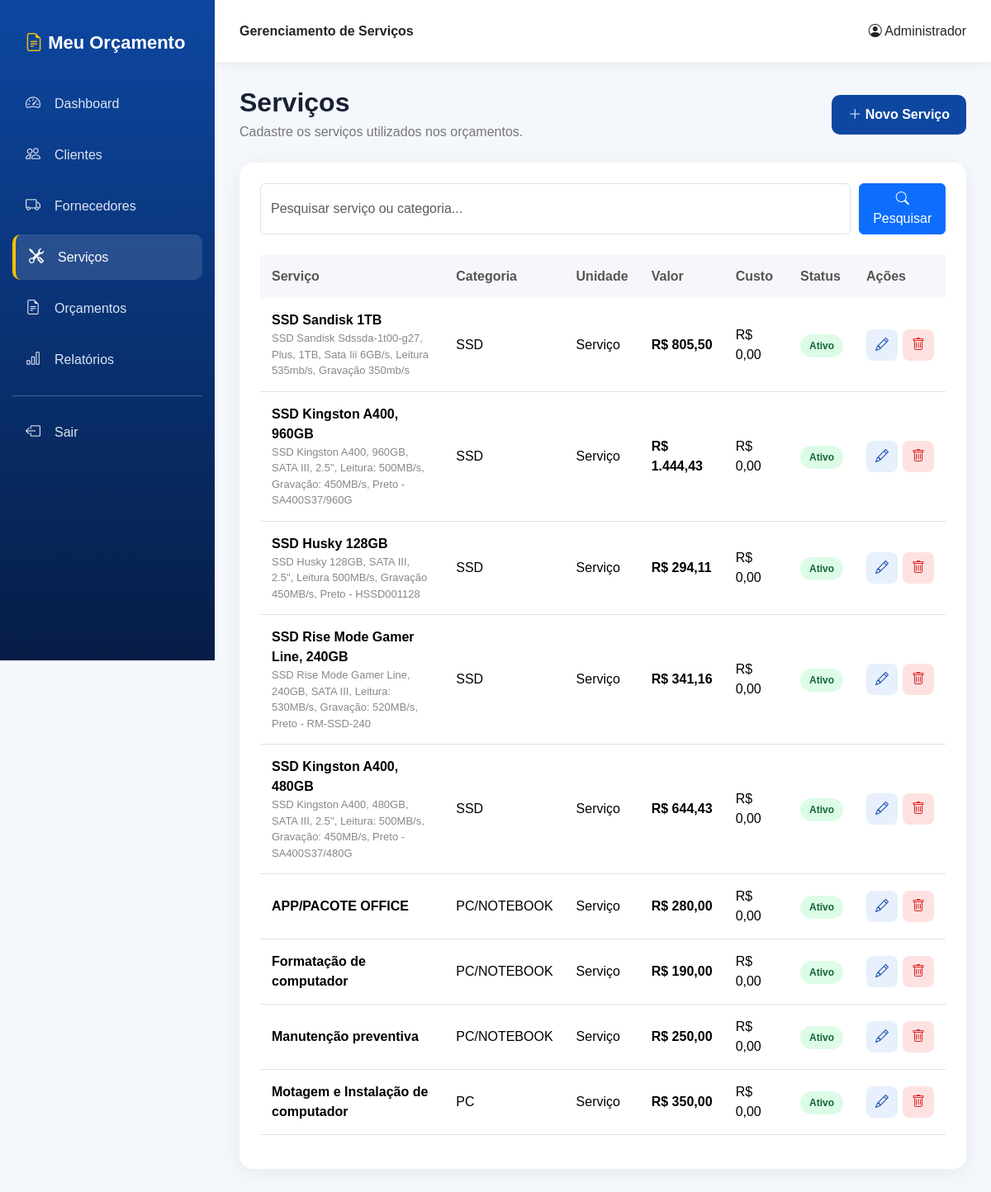
Page /servicos/index.php (signed in) on the committed database.
### tables this page shows
CREATE TABLE `servicos` (
  `id` int(11) NOT NULL,
  `nome` varchar(150) NOT NULL,
  `descricao` text DEFAULT NULL,
  `categoria` varchar(100) DEFAULT NULL,
  `unidade` varchar(50) DEFAULT 'Serviço',
  `valor` decimal(10,2) NOT NULL DEFAULT 0.00,
  `custo` decimal(10,2) NOT NULL DEFAULT 0.00,
  `status` enum('ativo','inativo') DEFAULT 'ativo',
  `criado_em` timestamp NOT NULL DEFAULT current_timestamp(),
  `atualizado_em` timestamp NOT NULL DEFAULT current_timestamp() ON UPDATE current_timestamp()
);

### servicos/index.php (the view, shortened to what this page needs)
<?php
require_once "../config/database.php";
$pesquisa = trim($_GET["pesquisa"] ?? "");
if ($pesquisa !== "") {
    $sql = "
        SELECT *
        FROM servicos
        WHERE
            nome LIKE :pesquisa
            OR categoria LIKE :pesquisa
            OR descricao LIKE :pesquisa
        ORDER BY id DESC
    ";
    $stmt = $pdo->prepare($sql);
    $stmt->execute([
        ":pesquisa" => "%{$pesquisa}%"
    ]);
} else {
    $stmt = $pdo->query("
        SELECT *
        FROM servicos
        ORDER BY id DESC
    ");
}
$servicos = $stmt->fetchAll();
?>
<!DOCTYPE html>
<html lang="pt-BR">
<head>
    <link
        href="https://cdn.jsdelivr.net/npm/bootstrap@5.3.3/dist/css/bootstrap.min.css"
        rel="stylesheet"
    >
    <link
        rel="stylesheet"
        href="https://cdn.jsdelivr.net/npm/bootstrap-icons@1.11.3/font/bootstrap-icons.min.css"
    >
</head>
<body>
<div class="sidebar">
    <div class="logo">
        <i class="bi bi-file-earmark-text"></i>
        Meu Orçamento
    </div>
    <a href="../dashboard/">
        <i class="bi bi-speedometer2"></i>
        Dashboard
    </a>
    <a href="../clientes/">
        <i class="bi bi-people"></i>
        Clientes
    </a>
    <a href="../fornecedores/">
        <i class="bi bi-truck"></i>
        Fornecedores
    </a>
    <a href="index.php" class="active">
        <i class="bi bi-tools"></i>
        Serviços
    </a>
    <a href="../orcamentos/">
        <i class="bi bi-file-earmark-text"></i>
        Orçamentos
    </a>
    <a href="../relatorios/">
        <i class="bi bi-bar-chart"></i>
        Relatórios
    </a>
    <hr>
    <a href="../logout.php">
        <i class="bi bi-box-arrow-left"></i>
        Sair
    </a>
</div>
<div class="main">
    <div class="topbar">
        <strong>
            Gerenciamento de Serviços
        </strong>
        <div>
            <i class="bi bi-person-circle"></i>
            <?= htmlspecialchars(
                $_SESSION["usuario_nome"] ?? "Usuário"
            ) ?>
        </div>
    </div>
    <div class="content">
        <div class="page-header">
            <div>
                <h2>Serviços</h2>
                <p>
                    Cadastre os serviços utilizados nos orçamentos.
                </p>
            </div>
            <a href="cadastrar.php" class="btn-novo">
                <i class="bi bi-plus-lg"></i>
                Novo Serviço
            </a>
        </div>
        <div class="box">
            <form method="GET" class="search-box">
                <input
                    type="text"
                    name="pesquisa"
                    class="form-control"
                    placeholder="Pesquisar serviço ou categoria..."
                    value="<?= htmlspecialchars($pesquisa) ?>"
                >
                <button
                    type="submit"
                    class="btn btn-primary"
                >
                    <i class="bi bi-search"></i>
                    Pesquisar
                </button>
            </form>
            <?php if (count($servicos) > 0): ?>
                <div class="table-responsive">
                    <table class="table">
                        <thead>
                        <tr>
                            <th>Serviço</th>
                            <th>Categoria</th>
                            <th>Unidade</th>
                            <th>Valor</th>
                            <th>Custo</th>
                            <th>Status</th>
                            <th>Ações</th>
                        </tr>
                        </thead>
                        <tbody>
                        <?php foreach ($servicos as $servico): ?>
                            <tr>
                                <td>
                                    <strong>
                                        <?= htmlspecialchars($servico["nome"]) ?>
                                    </strong>
                                    <?php if (!empty($servico["descricao"])): ?>
                                        <div
                                            style="
                                                max-width:300px;
                                                font-size:13px;
                                                color:#888;
                                            "
                                        >
                                            <?= htmlspecialchars($servico["descricao"]) ?>
                                        </div>
                                    <?php endif; ?>
                                </td>
                                <td>
                                    <?= htmlspecialchars(
                                        $servico["categoria"] ?: "-"
                                    ) ?>
                                </td>
                                <td>
                                    <?= htmlspecialchars(
                                        $servico["unidade"] ?: "Serviço"
                                    ) ?>
                                </td>
                                <td class="valor">
                                    R$
                                    <?= number_format(
                                        $servico["valor"],
                                        2,
                                        ",",
                                        "."
                                    ) ?>
                                </td>
                                <td>
                                    R$
                                    <?= number_format(
                                        $servico["custo"],
                                        2,
                                        ",",
                                        "."
                                    ) ?>
                                </td>
                                <td>
                                    <?php if ($servico["status"] === "ativo"): ?>
                                        <span class="badge-ativo">
                                            Ativo
                                        </span>
                                    <?php else: ?>
                                        <span class="badge-inativo">
                                            Inativo
                                        </span>
                                    <?php endif; ?>
                                </td>
                                <td>
                                    <div class="acoes">
                                        <a
                                            href="editar.php?id=<?= $servico["id"] ?>"
                                            class="btn-editar"
                                            title="Editar"
                                        >
                                            <i class="bi bi-pencil"></i>
                                        </a>
                                        <a
                                            href="excluir.php?id=<?= $servico["id"] ?>"
                                            class="btn-excluir"
                                            title="Excluir"
                                            onclick="return confirm('Deseja realmente excluir este serviço?');"
                                        >
                                            <i class="bi bi-trash"></i>
                                        </a>
                                    </div>
                                </td>
                            </tr>
                        <?php endforeach; ?>
                        </tbody>
                    </table>
                </div>
            <?php endif; ?>
        </div>
    </div>
</div>
</body>
</html>

### servicos/index.php (style rules this page uses)
body { margin: 0; background: #f4f7fb; font-family: Arial, Helvetica, sans-serif; }
.sidebar { position: fixed; width: 260px; height: 100vh; background: linear-gradient( 180deg, #0d47a1, #061d46 ); color: white; padding: 25px 15px; }
.logo { font-size: 22px; font-weight: bold; padding: 10px 15px 30px; }
.logo i { color: #ffc107; }
.sidebar a { display: flex; align-items: center; color: #dce5f2; text-decoration: none; padding: 14px 16px; margin-bottom: 7px; border-radius: 10px; transition: 0.3s; }
.sidebar a i { width: 27px; margin-right: 8px; font-size: 18px; }
.sidebar a:hover, .sidebar a.active { background: rgba(255,255,255,0.12); color: white; }
.sidebar a.active { border-left: 4px solid #ffc107; }
.main { margin-left: 260px; min-height: 100vh; }
.topbar { background: white; height: 75px; display: flex; align-items: center; justify-content: space-between; padding: 0 30px; box-shadow: 0 2px 15px rgba(0,0,0,0.06); }
.content { padding: 30px; }
.page-header { display: flex; justify-content: space-between; align-items: center; margin-bottom: 25px; }
.page-header h2 { margin: 0; font-weight: bold; color: #172033; }
.page-header p { color: #777; margin: 5px 0 0; }
.btn-novo { background: #0d47a1; color: white; text-decoration: none; padding: 12px 20px; border-radius: 10px; font-weight: 600; transition: 0.3s; }
.box { background: white; border-radius: 16px; padding: 25px; box-shadow: 0 5px 25px rgba(0,0,0,0.06); }
.search-box { display: flex; gap: 10px; margin-bottom: 25px; }
.table { vertical-align: middle; }
.table thead th { background: #f5f7fb; color: #555; padding: 14px; border-bottom: none; }
.table tbody td { padding: 15px 14px; }
.valor { font-weight: bold; color: #0d47a1; }
.badge-ativo { background: #dcfce7; color: #166534; padding: 7px 11px; border-radius: 20px; font-size: 12px; font-weight: bold; }
.acoes { display: flex; gap: 6px; }
.acoes a { width: 38px; height: 38px; border-radius: 8px; display: flex; align-items: center; justify-content: center; text-decoration: none; }
.btn-editar { background: #e8f0fe; color: #0d47a1; }
.btn-excluir { background: #fee2e2; color: #dc2626; }

### rows in the picture
servicos: nome "SSD Sandisk 1TB", descricao "SSD Sandisk Sdssda-1t00-g27, Plus, 1TB, Sata Iii 6GB/s, Leitura 535mb/s, Gravação 350mb/s", categoria "SSD", unidade "Serviço", valor "805,50", custo "0,00", status "Ativo"
servicos: nome "SSD Kingston A400, 960GB", descricao "SSD Kingston A400, 960GB, SATA III, 2.5\", Leitura: 500MB/s, Gravação: 450MB/s, Preto - SA400S37/960G", categoria "SSD", unidade "Serviço", valor "1.444,43", custo "0,00", status "Ativo"
servicos: nome "SSD Husky 128GB", descricao "SSD Husky 128GB, SATA III, 2.5\", Leitura 500MB/s, Gravação 450MB/s, Preto - HSSD001128", categoria "SSD", unidade "Serviço", valor "294,11", custo "0,00", status "Ativo"
servicos: nome "SSD Rise Mode Gamer Line, 240GB", descricao "SSD Rise Mode Gamer Line, 240GB, SATA III, Leitura: 530MB/s, Gravação: 520MB/s, Preto - RM-SSD-240", categoria "SSD", unidade "Serviço", valor "341,16", custo "0,00", status "Ativo"
servicos: nome "SSD Kingston A400, 480GB", descricao "SSD Kingston A400, 480GB, SATA III, 2.5\", Leitura: 500MB/s, Gravação: 450MB/s, Preto - SA400S37/480G", categoria "SSD", unidade "Serviço", valor "644,43", custo "0,00", status "Ativo"
servicos: nome "APP/PACOTE OFFICE", categoria "PC/NOTEBOOK", unidade "Serviço", valor "280,00", custo "0,00", status "Ativo"
servicos: nome "Formatação de computador", categoria "PC/NOTEBOOK", unidade "Serviço", valor "190,00", custo "0,00", status "Ativo"
servicos: nome "Manutenção preventiva", categoria "PC/NOTEBOOK", unidade "Serviço", valor "250,00", custo "0,00", status "Ativo"
servicos: nome "Motagem e Instalação de computador", categoria "PC", unidade "Serviço", valor "350,00", custo "0,00", status "Ativo"

### other values in the picture
$_SESSION["usuario_nome"] "Administrador"
